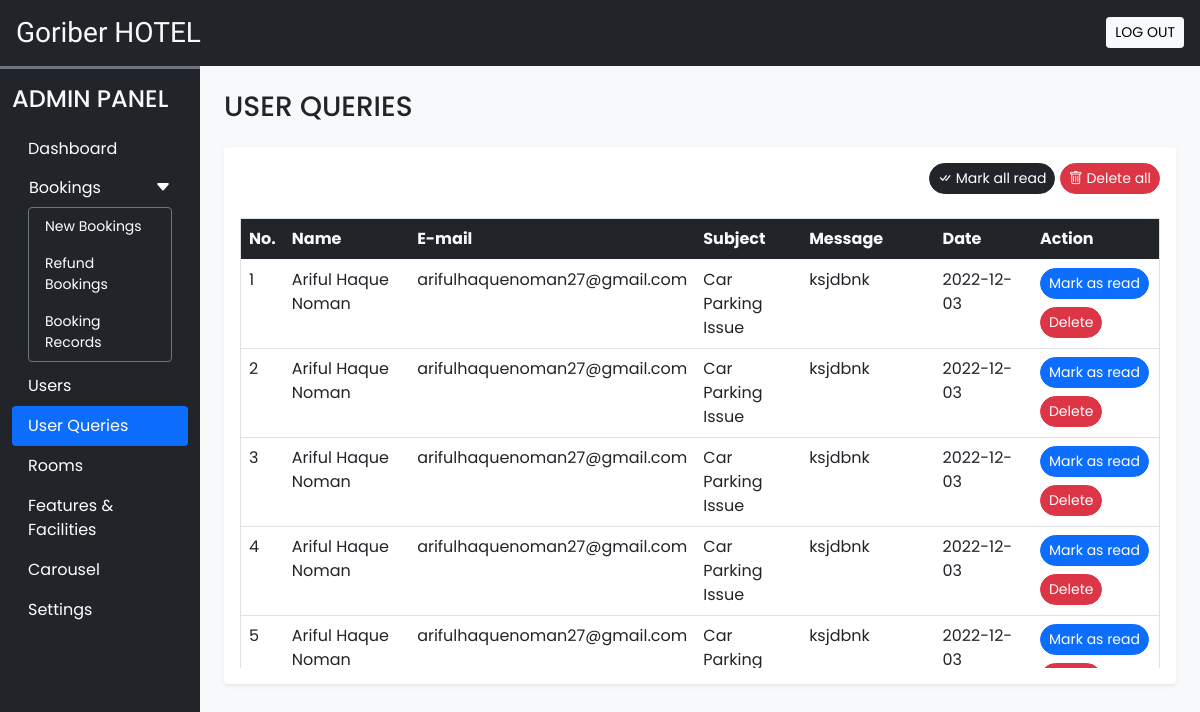
Page /admin/user_queries.php (signed in) on the committed database.
### tables this page shows
CREATE TABLE `user_queries` (
  `sr_no` int(11) NOT NULL,
  `name` varchar(50) NOT NULL,
  `email` varchar(150) NOT NULL,
  `subject` varchar(200) NOT NULL,
  `message` varchar(500) NOT NULL,
  `date` date NOT NULL DEFAULT current_timestamp(),
  `seen` tinyint(4) NOT NULL DEFAULT 0
);

### admin/user_queries.php (the view, shortened to what this page needs)
<!DOCTYPE html>
<html lang="en">
    <head>
        <?php require('inc/links.php');?>
    </head>
    <body class="bg-light">
        <?php require('inc/header.php');?>
        <div class="container-fluid" id="main-content">
            <div class="row">
                <div class="col-lg-10 ms-auto p-4 overflow-hidden">
                    <h3 class="mb-4">
                        USER QUERIES
                    </h3>
                    <div class="card H-100 border-0 shadow-sm mb-4">
                        <div class="card-body">
                            <div class="text-end mb-4">
                                <a href="?seen=all" class="btn btn-dark rounded-pill shadow-none btn-sm"><i class="bi bi-check-all"></i> Mark all read</a>
                                <a href="?del=all" class="btn btn-danger rounded-pill shadow-none btn-sm"><i class="bi bi-trash"></i> Delete all</a>
                            </div>
                            <div class="table-responsive-md" style="height: 450px; overflow-y: scroll;">
                                <table class="table table-hover border">
                                    <thead class="sticky-top">
                                        <tr class="bg-dark text-light">
                                        <th scope="col">No.</th>
                                        <th scope="col" width="20%">Name</th>
                                        <th scope="col" width="10%">E-mail</th>
                                        <th scope="col" width="15%">Subject</th>
                                        <th scope="col" width="20%">Message</th>
                                        <th scope="col" width="15%">Date</th>
                                        <th scope="col" width="20%">Action</th>
                                        </tr>
                                    </thead>
                                    <tbody>
                                        <?php
                                            $q = "SELECT * FROM `user_queries` ORDER BY `sr_no` DESC";
                                            $data = mysqli_query($con,$q);
                                            $i = 1;
                                            while($row = mysqli_fetch_assoc($data))
                                            {
                                                $seen = '';
                                                if($row['seen'] != 1)
                                                {
                                                    $seen = "<a href='?seen=$row[sr_no]' class ='btn btn-sm rounded-pill btn-primary'>Mark as read</a> <br>";
                                                }
                                                $seen .= "<a href='?del=$row[sr_no]' class ='btn btn-sm rounded-pill btn-danger mt-2'>Delete</a>";
                                                echo <<<query
                                                    <tr>
                                                        <td>$i</td>
                                                        <td>$row[name]</td>
                                                        <td>$row[email]</td>
                                                        <td>$row[subject]</td>
                                                        <td>$row[message]</td>
                                                        <td>$row[date]</td>
                                                        <td>$seen</td>
                                                    </tr>
                                                query;
                                                $i++;
                                            }
                                        ?>
                                    </tbody>
                                </table>
                            </div>
                        </div>
                    </div>
                </div>
            </div>
        </div>
    </body>
</html>

### admin/css/common.css (style rules this page uses)
:root { --teal: #2ec1ac; --teal_hover: #279e8c; }
* { font-family: 'Poppins', sans-serif; }

### rows in the picture
user_queries: name "Ariful Haque Noman", email "arifulhaquenoman27@gmail.com", subject "Car Parking Issue", message "ksjdbnk", date "2022-12-03"
user_queries: name "Ariful Haque Noman", email "arifulhaquenoman27@gmail.com", subject "Car Parking Issue", message "ksjdbnk", date "2022-12-03"
user_queries: name "Ariful Haque Noman", email "arifulhaquenoman27@gmail.com", subject "Car Parking Issue", message "ksjdbnk", date "2022-12-03"
user_queries: name "Ariful Haque Noman", email "arifulhaquenoman27@gmail.com", subject "Car Parking Issue", message "ksjdbnk", date "2022-12-03"
user_queries: name "Ariful Haque Noman", email "arifulhaquenoman27@gmail.com", subject "Car Parking…", message "ksjdbnk", date "2022-12-03"
